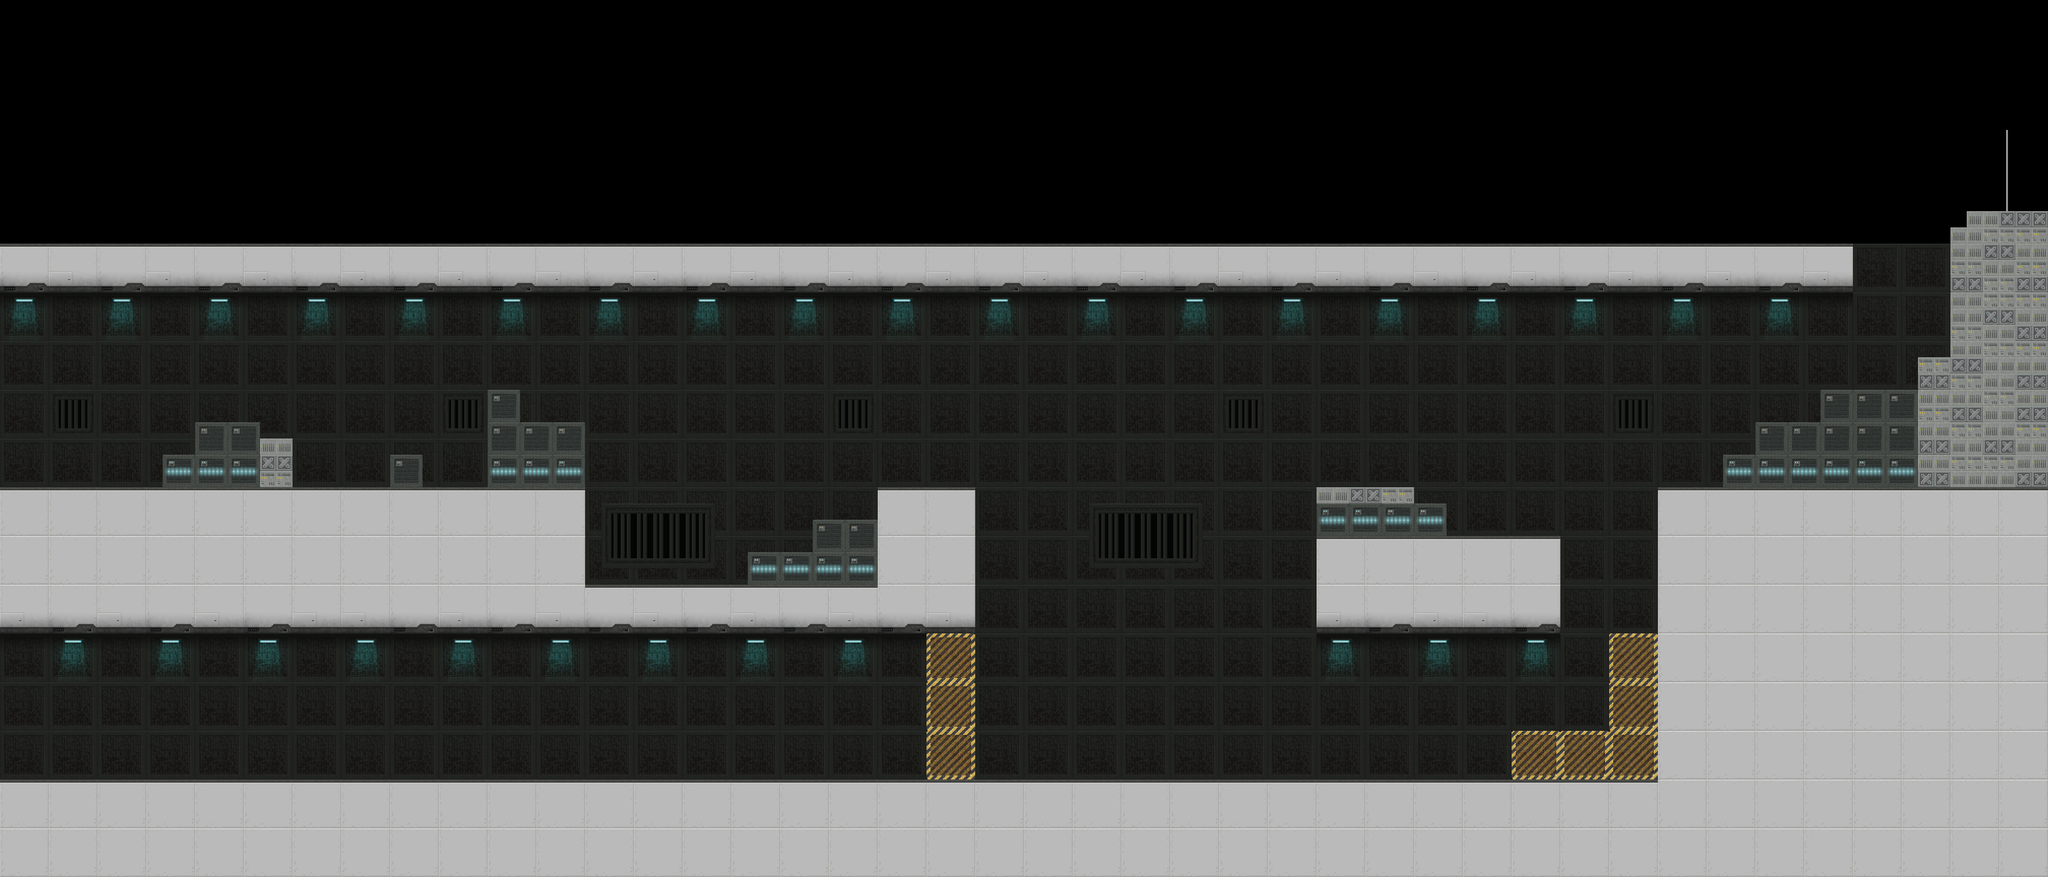

Below is a game level as drawn by its tile map, then a one-line description and the .tmx that defines it (tile-layer data replaced by summaries):
An orthogonal 126x54 tile map with 32x32 px tiles, 2 tile layers (Background, Foreground).

<map version="1.0" orientation="orthogonal" width="126" height="54" tilewidth="32" tileheight="32">
 <tileset firstgid="1" name="tiles" tilewidth="32" tileheight="32">
  <image source="tiles.png" width="1120" height="736" />
 </tileset>
 <layer name="Background" width="126" height="54">
  <data>[6804 cells, 4548 non-empty, 77 distinct tile ids]</data>
 </layer>
 <layer name="Foreground" width="126" height="54">
  <data>[6804 cells, 827 non-empty, 43 distinct tile ids]</data>
 </layer>
</map>